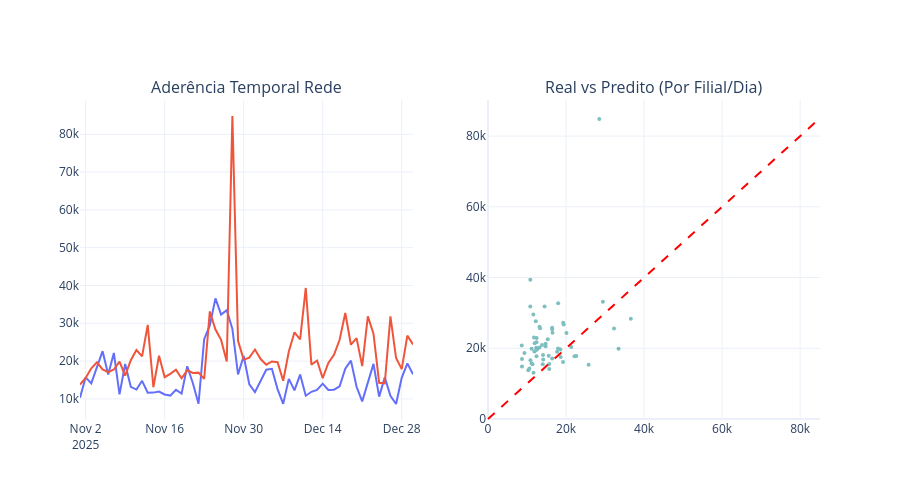

The code cell stored with this chart in its notebook:
### Code cell
filiais_plot = [1848]#, 1500, 1782]
df_plot_lr = df_resultado_lr[df_resultado_lr['codigo_filial'].isin(filiais_plot)]
plotar_analise_global(df_plot_lr)
